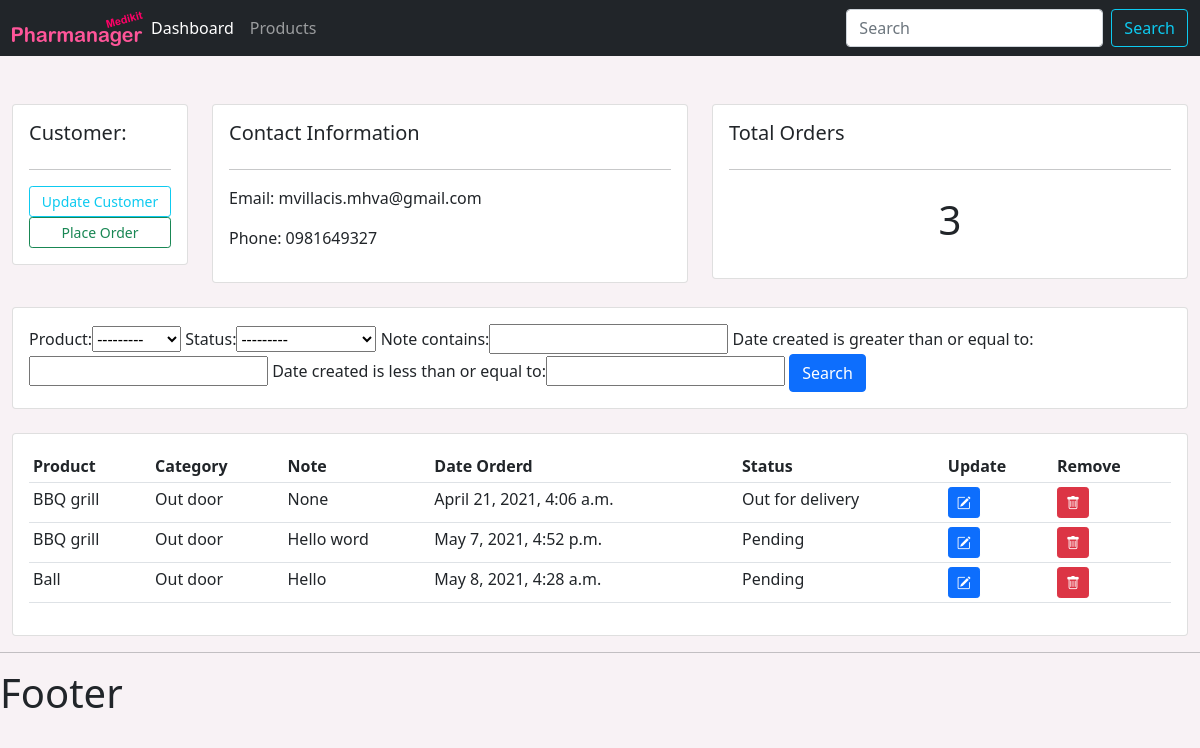
Screenshot of /customers/1/ with the database file from the repository.
### user_accounts/models.py (models this page shows, shortened)
class Customer(models.Model):
    name = models.CharField(max_length=200, null=True)
    phone = models.CharField(max_length=200, null=True)
    email = models.CharField(max_length=200, null=True)
    date_created = models.DateTimeField(auto_now_add=True)

class Order(models.Model):
    STATUS = (
        ('Pending', 'Pending'),
        ('Out for delivery', 'Out for delivery'),
        ('Delivered', 'Delivered'),
    )
    customer = models.ForeignKey(Customer, null=True, on_delete=models.SET_NULL)
    product = models.ForeignKey(Product, null=True, on_delete=models.SET_NULL)
    date_created = models.DateTimeField(auto_now_add=True)
    status = models.CharField(max_length=200, null=True, choices=STATUS)
    note = models.CharField(max_length=1000, null=True)

class Product(models.Model):
    CATEGORY = (
        ('Indoor', 'Indoor'),
        ('Out door', 'Out door'),
    )
    name = models.CharField(max_length=200, null=True)
    price = models.FloatField(null=True)
    category = models.CharField(max_length=200, null=True, choices=CATEGORY)
    description = models.CharField(max_length=200, null=True, blank=True)
    date_created = models.DateTimeField(auto_now_add=True)
    tags = models.ManyToManyField(Tag)
    def __str__(self):
        return self.name

### user_accounts/views.py (the view)
# urls.py: path('customers/<str:pk>/', views.customers, name="customer"),
def customers(request, pk):
    customer = Customer.objects.get(id=pk)
    orders = customer.order_set.all()
    order_count = orders.count()
    myFilter = OrderFilter(request.GET, queryset=orders)
    orders = myFilter.qs
    context = {'customer': customer, 'orders': orders, 'order_count': order_count,
    'myFilter': myFilter}
    return render(request, 'user_accounts/customers.html', context)

### user_accounts/templates/user_accounts/customers.html
{%  extends 'user_accounts/main.html' %}
{% block content %}
	<br>
<div class="row">
	<div class="col-md-2">
		<div class="card card-body">
			<h5>Customer:</h5>
			<hr>
			<a class="btn btn-outline-info  btn-sm btn-block" href="{% url 'update_customer' customer.id %}">Update Customer</a>
			<a class="btn btn-outline-success btn-sm btn-block" href="{% url 'create_order' customer.id %}">Place Order</a>
		</div>
	</div>
	<div class="col-md">
		<div class="card card-body">
			<h5>Contact Information</h5>
			<hr>
			<p>Email: {{customer.email}}</p>
			<p>Phone: {{customer.phone}}</p>
		</div>
	</div>
	<div class="col-md">
		<div class="card card-body">
			<h5>Total Orders</h5>
			<hr>
			<h1 style="text-align: center;padding: 10px">{{order_count}}</h1>
		</div>
	</div>
</div>
<br>
<div class="row">
	<div class="col">
		<div class="card card-body">
			<form method="get">
				{{myFilter.form}}
		    <button class="btn btn-primary" type="submit">Search</button>
		  </form>
		</div>
	</div>
</div>
<br>
<div class="row">
	<div class="col-md">
		<div class="card card-body">
			<table class="table table-sm">
				<tr>
					<th>Product</th>
					<th>Category</th>
					<th>Note</th>
					<th>Date Orderd</th>
					<th>Status</th>
					<th>Update</th>
					<th>Remove</th>
				</tr>
				{% for order in orders %}
				<tr>
					<td>{{order.product}}</td>
					<td>{{order.product.category}}</td>
					<td>{{order.note}}</td>
					<td>{{order.date_created}}</td>
					<td>{{order.status}}</td>
					<td><a class="btn btn-sm btn-primary" href="{% url 'update_order' order.id %}"><i class="bi bi-pencil-square"></a></td>
					<td><a class="btn btn-sm btn-danger" href="{% url 'delete_order' order.id%}"><i class="bi bi-trash"></i></a></td>
				</tr>
				{% endfor %}
			</table>
		</div>
	</div>
</div>
{% endblock %}

### static/css/main.css (style rules this page uses)
:root { --main-bg-color: rgb(248, 242, 245); --status-bg-color: #db4382; }
body { background-color: var(--main-bg-color); }

### rows the page displays
Customer: email "mvillacis.mhva@gmail.com", phone "0981649327"
Order: product "BBQ grill", product.category "Out door", note "None", date_created "April 21, 2021, 4:06 a.m.", status "Out for delivery"
Order: product "BBQ grill", product.category "Out door", note "Hello word", date_created "May 7, 2021, 4:52 p.m.", status "Pending"
Order: product "Ball", product.category "Out door", note "Hello", date_created "May 8, 2021, 4:28 a.m.", status "Pending"

### other values shown
{{ order_count }} "3"
